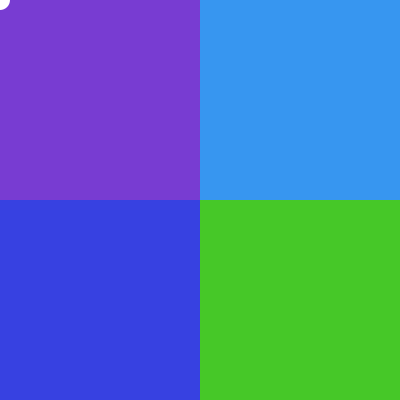
Frame 1 (no input)
Frame 60 (the mouse pressed at the canvas centre just before this capture): identical to frame 1, image omitted
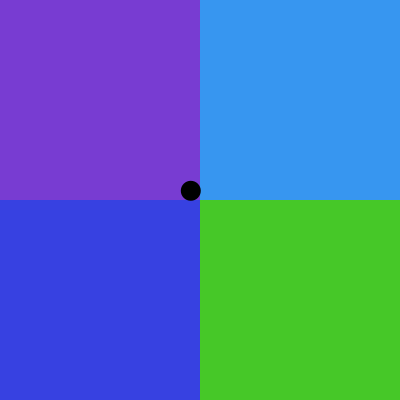
Frame 120 (the mouse held since frame 60 and released just before this capture)

The Processing sketch that drew these frames (run headless with seeded random() and noise(); from frame 60 on, the mouse is pressed at the canvas centre):

// Processing sketch: processing_134757
// ── processing_134757.pde

//Declaring variables
float followerX;
float followerY;
float easing = 0.05;

//Background rectangle coordinates
int x1 = 0;
int x2 = 200;
int y1 = 0;
int y2 = 200;
int w = 200;
int h = 200;

void setup() {
  size(400, 400);
  smooth(); 
  noStroke();
}

void draw() {
  //Background rect - purple
  fill(120, 60, 210); 
  rect(0, 0, width/2, height/2); 
  //Background rect - light blue
  fill(55, 150, 240);
  rect(width/2, 0, width/2, height/2); 
  //Background rect - dark blue
  fill(55, 65, 225);
  rect(0, height/2, width/2, height/2);
  //Background rect - green
  fill(70, 200, 40);
  rect(width/2, height/2, width/2, height/2);
  
  //Change cursor color
  //Black 
  if (mousePressed) 
           {
             fill(0);
           }
  //Light blue circle on purple rect
  else if ((mouseX > x1) && (mouseX < x1+w) &&
          (mouseY > y1) && (mouseY < y1+h))
           {
             fill(55, 150, 240);
           }
  //Green circle on light blue rect
  else if ((mouseX > x2) && (mouseX < x2+w) &&
           (mouseY > y1) && (mouseY < y1+h))
           {
             fill(70, 200, 40);
           }
  //Purple circle on dark blue rect
  else if ((mouseX > x1) && (mouseX < x1+w) &&
           (mouseY > y2) && (mouseY < y2+h))
           {
             fill(120, 60, 210);
           }
  //Dark blue circle on green rect
  else if ((mouseX > x2) && (mouseX < x2+w) &&
           (mouseY > y2) && (mouseY < y2+h))
           {
             fill(55, 65, 225);
           }
  //White
  else
           {
           fill(255);
           }
             
  //Cursor circle
  float targetX = mouseX;
  float targetY = mouseY;
  followerX += ((targetX - followerX) * easing);
  followerY += ((targetY - followerY) * easing);
  ellipse(followerX, followerY, 20, 20);
  
  
}
